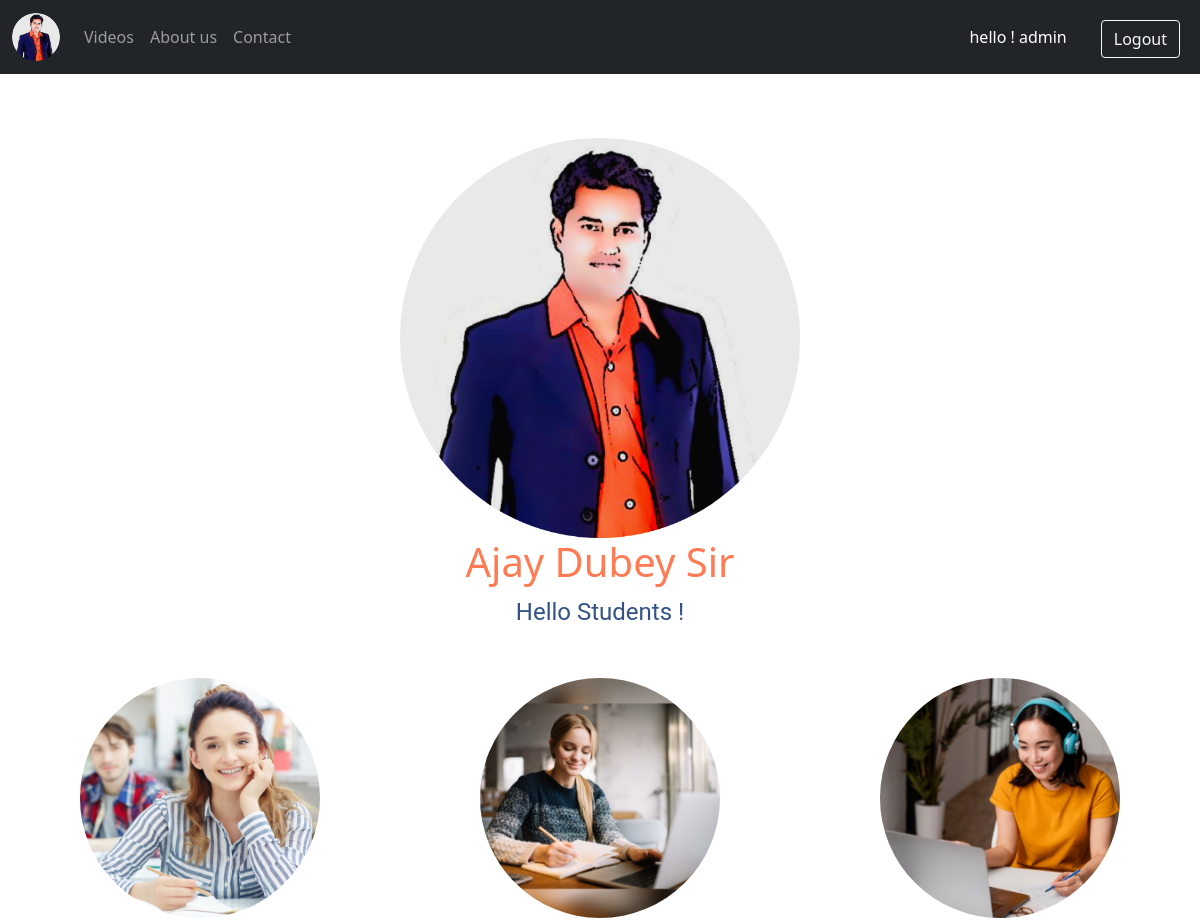
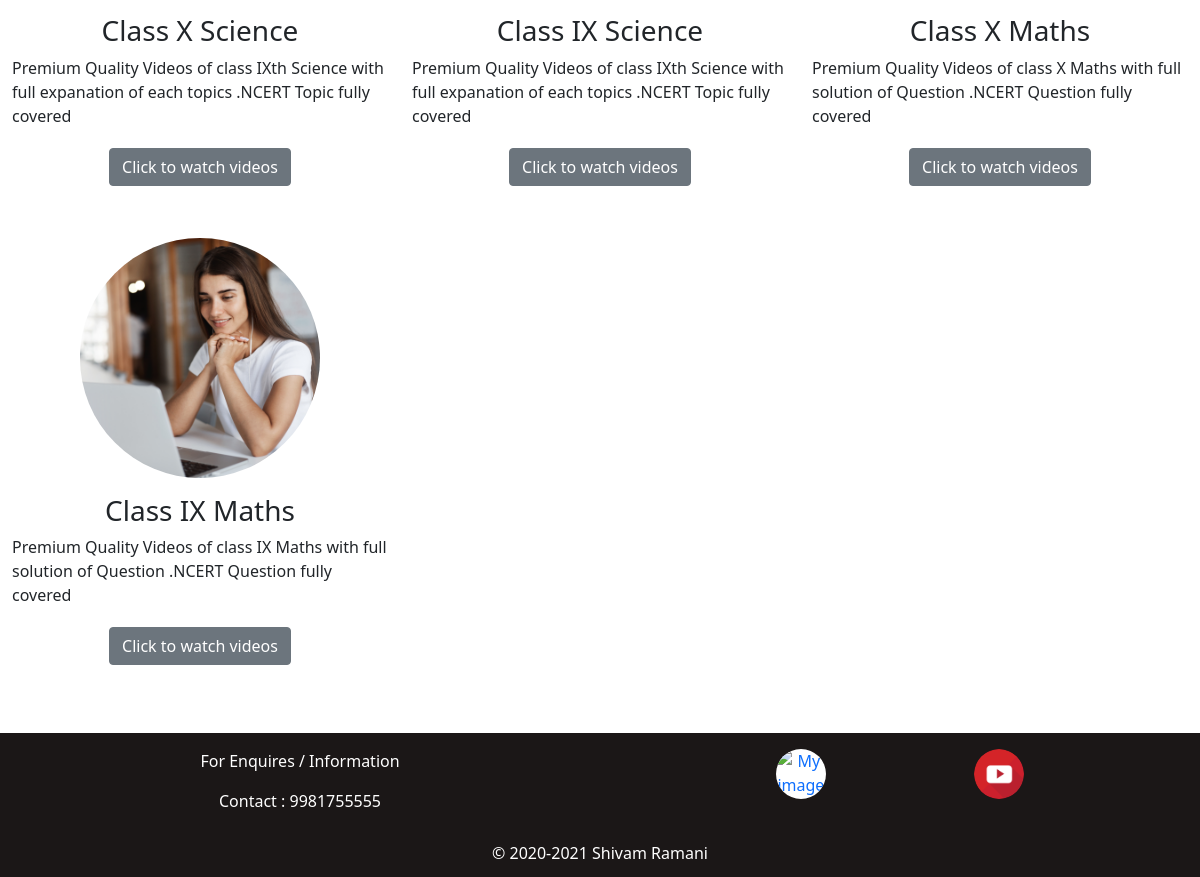
Screenshot of / (signed in) with the database file from the repository (2 pictures, top to bottom).
### data/models.py (models this page shows, shortened)
class Data_of_rows(models.Model):
    standard_img = models.ImageField(upload_to = 'images/' , default = "")
    standard =  models.CharField(max_length = 20)
    description = models.CharField(max_length =115)

### data/views.py (the view)
# urls.py: path('',views.index),
def index(request):
     data = Data_of_rows.objects.all()
     n= len(data)
     params = {'range': range(1,n),'data': data}
     return render (request,"index.html" , params)

### data/templates/index.html (shortened to what this page needs)
<!doctype html>
<html lang="en">
  {% load static %}
  <head>
    <link href="https://cdn.jsdelivr.net/npm/bootstrap@5.0.0/dist/css/bootstrap.min.css" rel="stylesheet">
  </head>
  <body>
    <nav class="navbar navbar-expand-lg navbar-dark bg-dark">
  <div class="container-fluid">
    <a class="navbar-brand" href="/"><img src="{% static 'ajaysir.png' %}"  alt="My image" style="
      width: 3rem;
      height: 3rem;
      margin-top:0;
    " ></a>
    <div class="collapse navbar-collapse" id="navbarSupportedContent">
      <ul class="navbar-nav me-auto mb-2 mb-lg-0">
        <li class="nav-item">
          <a class="nav-link " aria-current="page" href="#topics">Videos</a>
        </li>
        <li class="nav-item">
          <a class="nav-link" href="/About Us">About us</a>
        </li>
        <li class="nav-item">
          <a class="nav-link" href="#footer_shivam">Contact</a>
        </li>
      </ul>
      {% if user.is_authenticated %}
      <a class = "user "href ="">  hello ! {{user.username}}</a>
      <a href ="/logout"> <button class="btn btn-outline-light me-2 mt-2" >Logout</button></a>
      {% else %}
      <a href ="/login"> <button class="btn btn-outline-light me-2 mt-2" >Login</button></a>
      {% endif %}
    </div>
  </div>
</nav>
<img src="{% static 'ajaysir.png' %}" class=" ajay rounded mx-auto d-block" alt="My image">
<h1 class =  "cent">Ajay Dubey Sir</h1>
<div class = "container">
<span class=" txt-type" data-wait = "2000" data-words = ' ["Hello Students !" ,"I am having 17 years of teaching experience" , "in teaching Maths and Science" , "of Class IX and X"]'></span>
</div>
<div class = " container-fluid " id = "topics">
  <div class = "row">
    {% for i in data|slice:":" %}
    <div class="col-lg-4 col-sm-12">
      <img  src="/media/{{i.standard_img}}">
      <h3 class = "set"> {{i.standard}}</h3>
      <p class = "sett">{{i.description}}</p>
       <a class = "ref" href="{{i.standard}}"><button class="btn btn-secondary button" type="button">Click to watch videos</button></a>
        </div>
      {% endfor %}
    </div>
    </div>
<div class="container-fluid footer" id = "footer_shivam">
<div class="row" style = "padding-top:1rem;">
  <div class="col-lg-6 text-center">
    <p> For Enquires / Information</p>
    <p>Contact : 9981755555</p>
  </div>
  <div class="col-lg-6 text-center">
     <a href="https://www.facebook.com/ajay.dubey.75470"> <img src="{% static 'facebook.png' %}" class="facebook" alt="My image"></a>
      <a href=""> <img src="{% static 'yt.png' %}" class="instagram" alt="My image"></a>
  </div>
  <div class="col-lg-12 text-center" style="
  margin-top: 12px;
  margin-bottom: 12px;
">
    © 2020-2021 <a  href = "https://83499.github.io/simple_portfolio_website/" class = "shivam">Shivam Ramani</a>
  </div>
</div>
</div>
  </body>
</html>

### data/templates/index.html (style rules this page uses)
.user { text-decoration: none; color:white; margin-right:2rem; margin-left:2rem; }
.ajay { margin-top:4rem; width:25rem; height:25rem; }
.cent { text-align: center; color:#ff7b54; }
.container { display: flex; flex-direction: column; justify-content: center; height: 100%; padding: 0 3rem; text-align: center; font-size:2rem; color:#325288; }
.ref { text-decoration: none; }
.sett { font-size:1rem; }
.set { margin-top:1rem; text-align: center; }
.button { margin-left:auto; margin-right:auto; display:block; }
img { margin-top:3rem; border-radius: 50%; width:15rem; height:15rem; margin-left: auto; margin-right: auto; display: block; }
.shivam { text-decoration: none; color:white; }
.facebook ,.instagram { height:50px; width:50px; display: inline-block; margin:0; }
.facebook { margin-right:25%; background-color:white; }
p { font-size: 1rem; }
span { font-size:1.5rem; font-family:Roboto; }
button { background-color: red; border: none; color: white; padding-left: 2rem; padding-right:2rem; text-align: center; text-decoration: none; display: inline-block; font-size: 1.5rem; margin: 4px 2px; border-radius: 25px; }
.footer { color:white; margin-top:4rem; background-color:#1b1717; }

### rows the page displays
Data_of_rows: standard_img (picture), standard "Class X Science", description "Premium Quality Videos of class IXth Science with full expanation of each topics .NCERT Topic fully covered"
Data_of_rows: standard_img (picture), standard "Class IX Science", description "Premium Quality Videos of class IXth Science with full expanation of each topics .NCERT Topic fully covered"
Data_of_rows: standard_img (picture), standard "Class X Maths", description "Premium Quality Videos of class X Maths with full solution of Question .NCERT Question fully covered"
Data_of_rows: standard_img (picture), standard "Class IX Maths", description "Premium Quality Videos of class IX Maths with full solution of Question .NCERT Question fully covered"

### other values shown
{{ user.username }} "admin"
